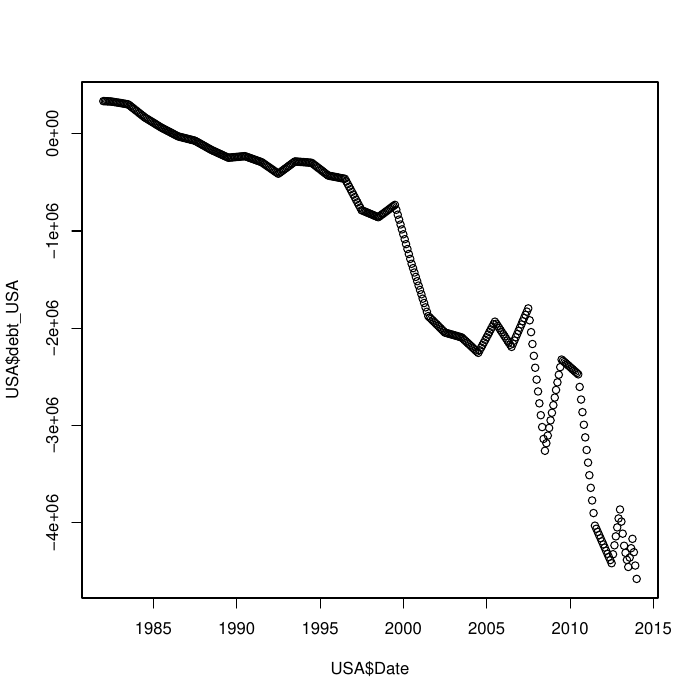

Reproduce this figure in R.
# Why is the US debt decreasing? 
# Because of the scale - it's quite negative.

pdf('us_debt.pdf')
load('country.Rda')

plot(USA$Date, USA$debt_USA)

dev.off()
